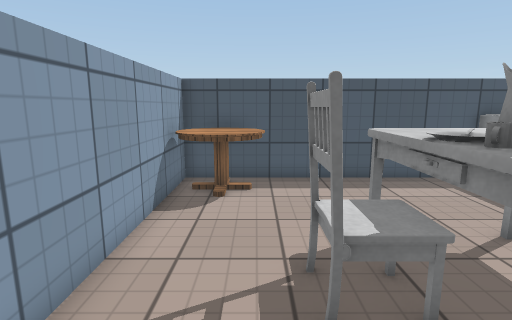
view 1 (above)

12 first-person views from a walk through a 3-D level made in the Unity game engine. The camera is 1.4 m above the floor, tilts 10° down and sees 80° across. The floor is counted in squares, 0.5 m on a side. Each view is taken from the middle of a square. On the plan, view 1 faces up. The plan holds only what a view shows up to about 20 squares ahead; the rest is blank. Surface patterns are stand-ins for the level's own textures.

view 2
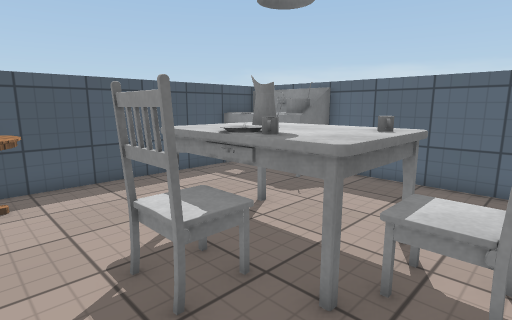

view 3
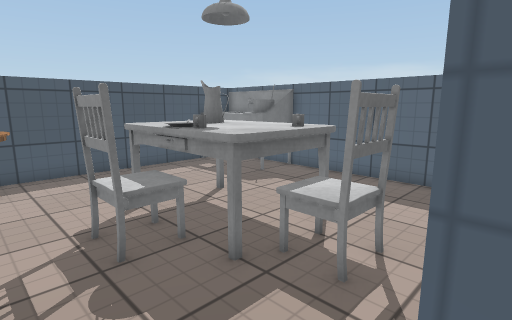

view 4
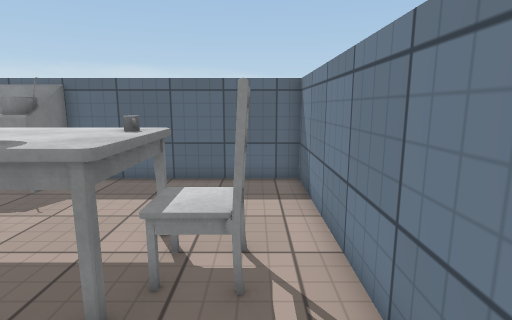

view 5
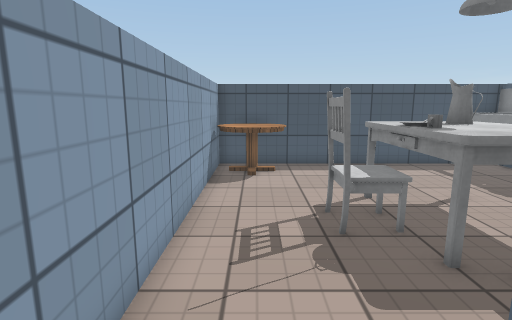

view 6
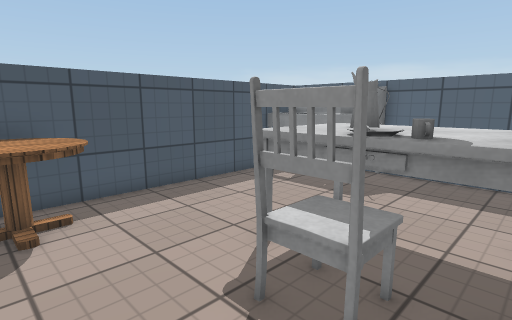

view 7
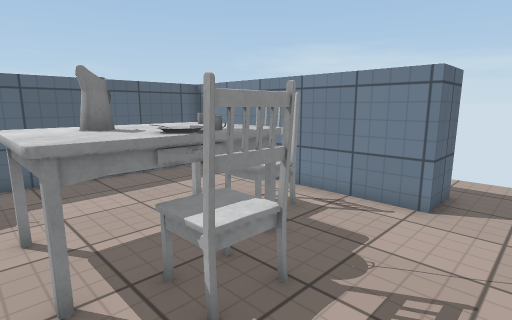

view 8
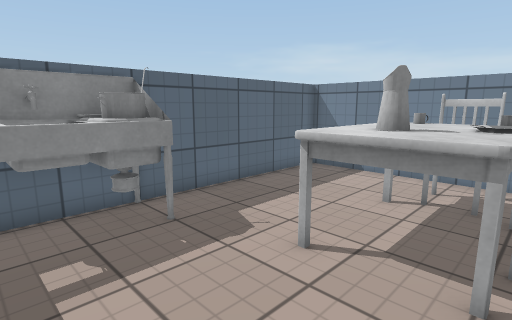

view 9
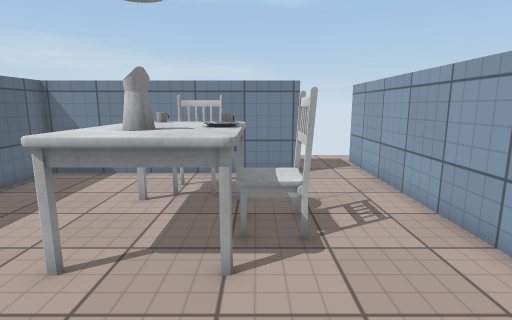

view 10
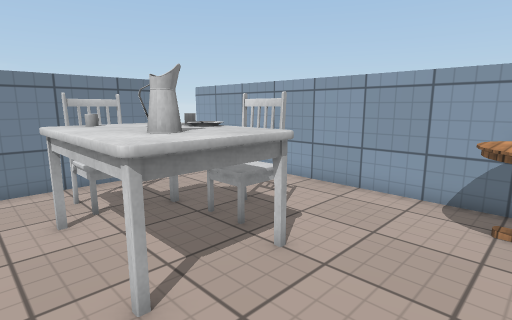

view 11
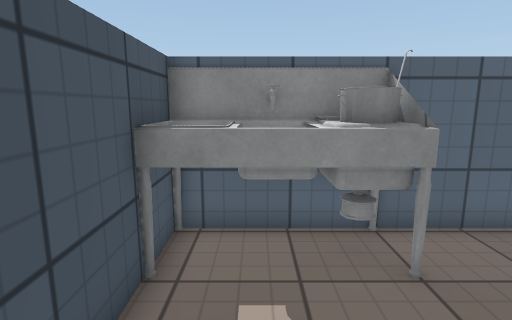

view 12
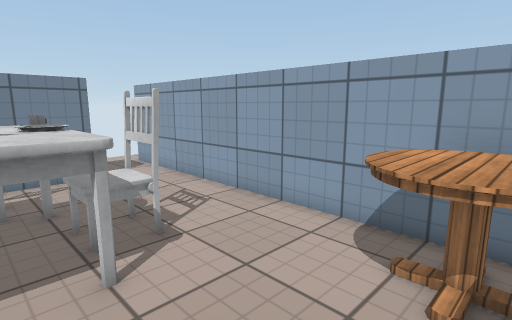

### Floor plan
Points are (right, up) in squares from view 1. A wall is a line through its corners. A room is listed if a view was taken in it or the views show most of it. See-through windows are left out.
Room 1 (views 1, 2, 4, 6, 7, 8, 9, 10, 11, 12)
walls: (8.5, 11.8) (-0.6, 11.8); (-2.8, 9.6) (-2.8, -1.6); (0.2, -1.7) (10.7, -1.7) (10.7, 11.8); (-2.8, 11.8) (-2.8, 11.4)
ways out: opening at (-1.5, -2.5) to room 2
objects: table (-3, 9) to (0, 12); chair (1, 3) to (2, 5); other object (2, 2); other object (2, 2) to (6, 6); chair (3, 0) to (5, 2); cup (3, 3); cup (5, 2); sink (9, 7) to (10, 7); other object (9, 8) to (10, 8); sink (9, 9) to (10, 12)
Room 2 (views 3, 5)
walls: (-2.8, -1.6) (-2.8, -4.6); (0.2, -3.8) (0.2, -1.7)
ways out: opening at (-1.5, -2.5) to room 1

Positions as (right, up) in squares from view 1, and headings:
1: (0, 0), facing up
2: (-1, 0), facing up-right
3: (-1, -2), facing up-right
4: (-1, 0), facing right
5: (-1, -3), facing up
6: (-2, 2), facing up-right
7: (-2, 7), facing down-right
8: (2, 11), facing down-right
9: (2, 11), facing down
10: (7, 10), facing down-left
11: (4, 10), facing right
12: (4, 11), facing down-left
